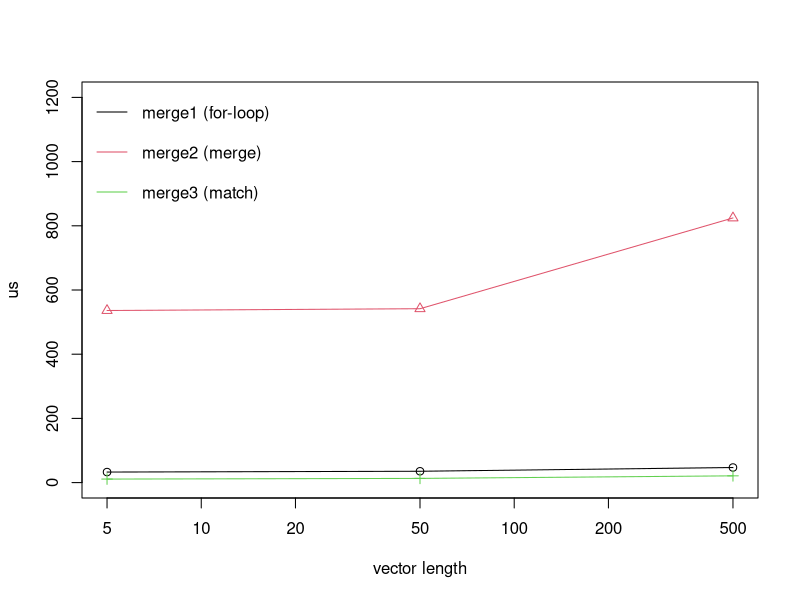

Reproduce this figure in R.
left_join_col1 <- function(df1, df2) {
  levels <- unique(df1$foreign_key)
  for (i in 1:length(levels)) {
    df1$property_to_add[i] <- df2$property_to_add[df2$key == df1$foreign_key[i]]
  }
  return(df1)
}

left_join_col2 <- function(df1, df2) {
  df2 <- df2[ , c("key", "property_to_add")]
  df <- merge(df1, df2, by.x = "foreign_key", by.y = "key")[, union(names(df1), names(df2))]
  return(df)
}

left_join_col3 <- function(df1, df2) {
  df1$property_to_add <- df2$property_to_add[match(df1$foreign_key, df2$key)]
  return(df1)
}

bm1 <- c()
bm2 <- c()
bm3 <- c()

rep <- c(1, 10, 100)


for (i in 1:length(rep)) {
  df1 <- data.frame(
    key = rep(c(1:5), rep[i]),
    foreign_key = rep(c(1,2,3,2,3), rep[i]),
    stringsAsFactors = F
  )

  df2 <- data.frame(
    key = c(1:3),
    property_to_add = c("a", "b", "a"),
    property_not_to_add = c("x", "y", "z"),
    stringsAsFactors = F
  )

  bm1[i] <- median(microbenchmark::microbenchmark(left_join_col1(df1, df2))$time)/1000
  bm2[i] <- median(microbenchmark::microbenchmark(left_join_col2(df1, df2))$time)/1000
  bm3[i] <- median(microbenchmark::microbenchmark(left_join_col3(df1, df2))$time)/1000
}

df <- data.frame(
  length = rep*5,
  merge1 = bm1,
  merge2 = bm2,
  merge3 = bm3
)

plot(df$length, df$merge1, log = "x", xlab = "vector length", ylab = "us", col = 1, ylim = c(0,1200))
lines(df$length, df$merge1, col = 1)
points(df$length, df$merge2, pch = 2, col = 2)
lines(df$length, df$merge2, col = 2)
points(df$length, df$merge3, pch = 3, col = 3)
lines(df$length, df$merge3, col = 3)
legend('topleft', c("merge1 (for-loop)", "merge2 (merge)", "merge3 (match)"), lty = 1, bty = "n", y.intersp = 2, col = c(1:3))
